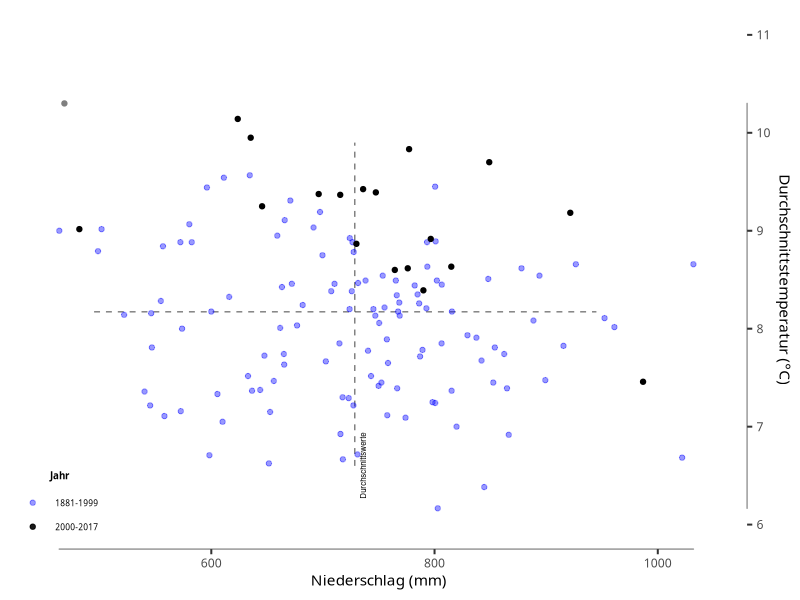
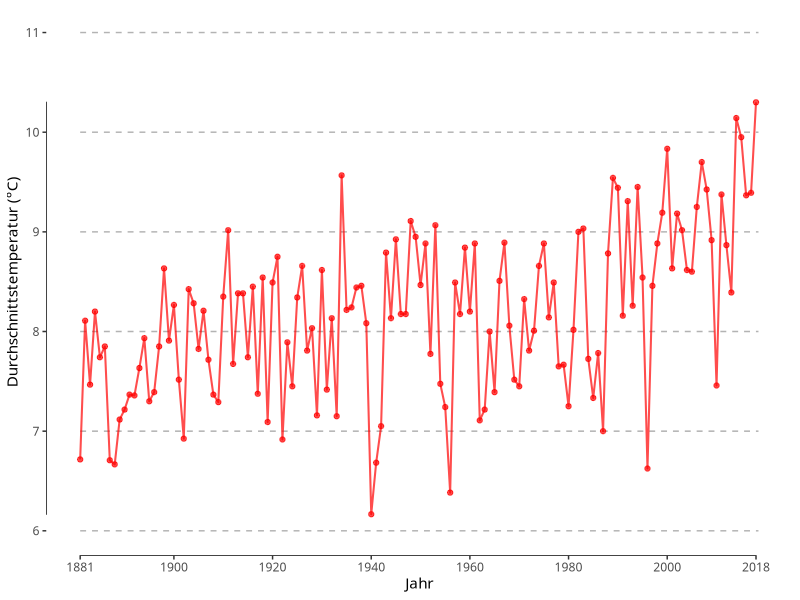

These charts were generated, in order, by the following R code:
rm(list = ls())

# load packages
library(lubridate)
library(tidyverse)
library(ggthemes)

# Filter festlegen
jahr <- 2018
bundesland <- "Sachsen"
lastmonat <- ifelse((year(today()) - jahr) != 0, 12, month(today()) - 1)

# Daten einlesen
regionalAverages <- read.table("data/regionalAverages.csv", header = TRUE, dec = ".", sep = ";")
# Daten filtern und aggregieren
bundeslandDat <- regionalAverages %>% filter(Bundesland == bundesland, Jahr <= jahr) %>% filter(Monat <= 
    lastmonat) %>% group_by(Jahr) %>% summarise_at(c("Temperatur", "Niederschlag"), list(mw = mean, summe = sum), 
    na.rm = TRUE) %>% ungroup() %>% mutate(typeYear = (Jahr >= 2000) + (Jahr == jahr))


# Make the empty plot with the geom_segments Get the borders and round down or up
tempRange <- bundeslandDat %>% summarise_at(c("Temperatur_mw"), list(min = min, max = max)) %>% mutate(min = floor(min), 
    max = ceiling(max)) %>% unlist()
tempTicks <- tempRange[1]:tempRange[2]
tempsegDat <- data.frame(x = rep(1881, length(tempTicks)), xend = rep(jahr + 0.5, length(tempTicks)), 
    y = tempTicks, yend = tempTicks)
regioTemp <- ggplot(data = bundeslandDat, aes(x = Jahr, y = Temperatur_mw)) + geom_segment(data = tempsegDat, aes(x = x, 
    y = y, xend = xend, yend = yend), inherit.aes = FALSE, linetype = "dashed", alpha = 0.3, col = "black") + 
    geom_rangeframe(col = "black") + geom_line(alpha = 0.7, col = "red", size = 0.7) + geom_point(size = 1.5, 
    alpha = 0.7, col = "red") + xlab("Jahr") + ylab("Durchschnittstemperatur (°C)") + theme_tufte(base_size = 11) + 
    theme(legend.position = "none") + scale_x_continuous(breaks = c(1881, seq(1900, jahr, by = 20), jahr)) + 
    scale_y_continuous(limits = c(tempRange[1], tempRange[2])) + theme(text = element_text(size = 11, 
    family = "sans-serif"))

#### Plot Precip vs Temp ####

# Round Precip to nearest 50
precipRange <- bundeslandDat %>% summarise_at(c("Niederschlag_summe"), list(min = min, max = max)) %>% 
    mutate(min = floor(min/50) * 50, max = ceiling(max/50) * 50) %>% unlist()
# Get Average Values
avgValues <- bundeslandDat %>% summarise_at(c("Temperatur_mw", "Niederschlag_summe"), mean) %>% unlist()
regioPrecip <- ggplot(data = bundeslandDat, aes(y = Temperatur_mw, x = Niederschlag_summe, color = factor(typeYear), 
    alpha = factor(typeYear))) + geom_segment(aes(y = avgValues[1], yend = avgValues[1], x = precipRange[1] * 
    1.1, xend = precipRange[2] * 0.9), inherit.aes = FALSE, linetype = "dashed", alpha = 0.5, col = "black", 
    data = data.frame()) + geom_segment(aes(y = tempRange[1] * ifelse(tempRange[1] > 0, 1.1, 0.9), yend = tempRange[2] * 
    0.9, x = avgValues[2], xend = avgValues[2]), inherit.aes = FALSE, linetype = "dashed", alpha = 0.5, 
    col = "black", data = data.frame()) + geom_point(size = 1.5) + geom_rangeframe(col = "black", sides = "br") + 
    theme_tufte(base_size = 15) + ylab("Durchschnittstemperatur (°C)") + xlab("Niederschlag (mm)") + 
    scale_color_manual(values = c("blue", "black", "red"), breaks = c(0, 1), name = "Jahr", labels = c("1881-1999", 
        paste0("2000-", jahr - 1))) + scale_y_continuous(limits = c(tempRange[1], tempRange[2]), position = "right") + 
    scale_x_continuous(limits = precipRange) + theme(legend.position = c(0, 0), legend.justification = c(0, 
    0), legend.title = element_text(size = 7, face = "bold", hjust = 0.5)) + annotate("text", y = tempRange[1] * 
    ifelse(tempRange[1] > 0, 1.1, 0.9), x = avgValues[2] + 0.01 * avgValues[2], label = "Durchschnittswerte", 
    size = 2, angle = 90) + scale_alpha_manual(values = c(0.4, 1, 1), guide = FALSE) + guides(colour = guide_legend(override.aes = list(alpha = c(0.4, 
    0.9)))) + theme(text = element_text(size = 11, family = "sans-serif")) + theme(legend.text = element_text(size = 6))

